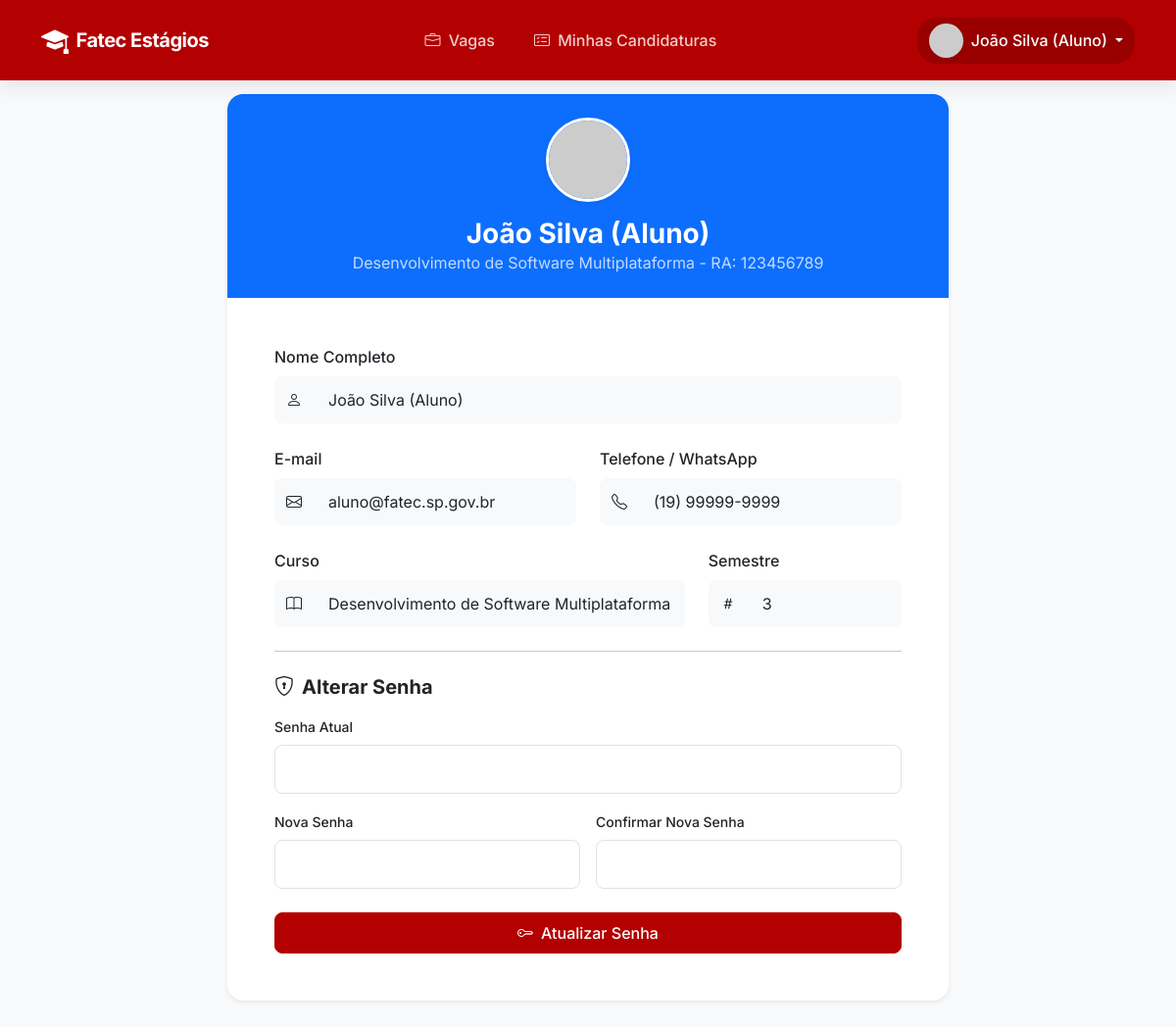
The app's page /perfil_aluno.php (signed in) with its own data.
### tables this page shows
CREATE TABLE IF NOT EXISTS alunos (
    id INT AUTO_INCREMENT PRIMARY KEY,
    usuario_id INT NOT NULL,
    ra VARCHAR(20) UNIQUE NOT NULL,
    curso VARCHAR(100),
    semestre INT,
    telefone VARCHAR(20),
    FOREIGN KEY (usuario_id) REFERENCES usuarios(id) ON DELETE CASCADE
);

CREATE TABLE IF NOT EXISTS usuarios (
    id INT AUTO_INCREMENT PRIMARY KEY,
    nome VARCHAR(100) NOT NULL,
    email VARCHAR(100) UNIQUE NOT NULL,
    senha VARCHAR(255) NOT NULL,
    perfil ENUM('ALUNO', 'EMPRESA', 'ADMIN') NOT NULL,
    status ENUM('ATIVO', 'INATIVO') DEFAULT 'ATIVO',
    data_criacao DATETIME DEFAULT CURRENT_TIMESTAMP
);

### perfil_aluno.php (the view, shortened to what this page needs)
<?php
require_once 'conexao.php';
$stmt = $pdo->prepare("
    SELECT u.nome, u.email, a.ra, a.curso, a.semestre, a.telefone
    FROM usuarios u
    JOIN alunos a ON u.id = a.usuario_id
    WHERE u.id = ?
");
$stmt->execute([$_SESSION['usuario_id']]);
$perfil = $stmt->fetch();
?>
<!DOCTYPE html>
<html lang="pt-BR">
<head>
    <link href="https://cdn.jsdelivr.net/npm/bootstrap@5.3.2/dist/css/bootstrap.min.css" rel="stylesheet">
    <link rel="stylesheet" href="https://cdn.jsdelivr.net/npm/bootstrap-icons@1.11.1/font/bootstrap-icons.css">
    <link rel="stylesheet" href="css/style.css">
</head>
<body class="bg-light">
    <nav class="navbar navbar-expand-lg navbar-dark fixed-top custom-navbar">
        <div class="container">
            <a class="navbar-brand d-flex align-items-center" href="index.php">
                <i class="bi bi-mortarboard-fill fs-3 me-2"></i>
                <span class="fw-bold">Fatec Estágios</span>
            </a>
            <div class="collapse navbar-collapse" id="navbarNav">
                <ul class="navbar-nav mx-auto">
                    <li class="nav-item">
                        <a class="nav-link" href="index.php"><i class="bi bi-briefcase me-1"></i> Vagas</a>
                    </li>
                    <li class="nav-item">
                        <a class="nav-link" href="candidaturas.php"><i class="bi bi-card-checklist me-1"></i> Minhas Candidaturas</a>
                    </li>
                </ul>
                <div class="dropdown user-profile">
                    <a href="#" class="d-flex align-items-center text-white text-decoration-none dropdown-toggle" id="dropdownUser" data-bs-toggle="dropdown" aria-expanded="false">
                        <img src="https://ui-avatars.com/api/?name=<?php echo urlencode($_SESSION['usuario_nome']); ?>&background=ffffff&color=b30000" alt="Avatar" class="rounded-circle me-2" width="35">
                        <span class="fs-6 fw-medium me-1"><?php echo htmlspecialchars($_SESSION['usuario_nome']); ?></span>
                    </a>
                </div>
            </div>
        </div>
    </nav>
    <main class="container mt-5 pt-5 pb-5">
        <div class="row justify-content-center">
            <div class="col-lg-8">
                <div class="card shadow-sm border-0 rounded-4 overflow-hidden">
                    <div class="bg-primary p-4 text-white text-center">
                        <img src="https://ui-avatars.com/api/?name=<?php echo urlencode($perfil['nome']); ?>&size=100&background=ffffff&color=0d6efd" class="rounded-circle shadow-sm mb-3 border border-3 border-white">
                        <h3 class="fw-bold mb-0"><?php echo htmlspecialchars($perfil['nome']); ?></h3>
                        <p class="opacity-75 mb-0"><?php echo htmlspecialchars($perfil['curso']); ?> - RA: <?php echo htmlspecialchars($perfil['ra']); ?></p>
                    </div>
                    <div class="card-body p-4 p-md-5">
                        <div class="row g-4">
                            <div class="col-md-12">
                                <label class="form-label fw-medium">Nome Completo</label>
                                <div class="input-group">
                                    <span class="input-group-text bg-light border-0"><i class="bi bi-person"></i></span>
                                    <input type="text" class="form-control bg-light border-0" value="<?php echo htmlspecialchars($perfil['nome']); ?>" readonly>
                                </div>
                            </div>
                            <div class="col-md-6">
                                <label class="form-label fw-medium">E-mail</label>
                                <div class="input-group">
                                    <span class="input-group-text bg-light border-0"><i class="bi bi-envelope"></i></span>
                                    <input type="email" class="form-control bg-light border-0" value="<?php echo htmlspecialchars($perfil['email']); ?>" readonly>
                                </div>
                            </div>
                            <div class="col-md-6">
                                <label class="form-label fw-medium">Telefone / WhatsApp</label>
                                <div class="input-group">
                                    <span class="input-group-text bg-light border-0"><i class="bi bi-telephone"></i></span>
                                    <input type="text" class="form-control bg-light border-0" value="<?php echo htmlspecialchars($perfil['telefone']); ?>" readonly>
                                </div>
                            </div>
                            <div class="col-md-8">
                                <label class="form-label fw-medium">Curso</label>
                                <div class="input-group">
                                    <span class="input-group-text bg-light border-0"><i class="bi bi-book"></i></span>
                                    <input type="text" class="form-control bg-light border-0" value="<?php echo htmlspecialchars($perfil['curso']); ?>" readonly>
                                </div>
                            </div>
                            <div class="col-md-4">
                                <label class="form-label fw-medium">Semestre</label>
                                <div class="input-group">
                                    <span class="input-group-text bg-light border-0"><i class="bi bi-hash"></i></span>
                                    <input type="number" class="form-control bg-light border-0" value="<?php echo htmlspecialchars($perfil['semestre']); ?>" readonly>
                                </div>
                            </div>
                        </div>
                        <hr class="my-4 opacity-10">
                        <h5 class="fw-bold mb-3"><i class="bi bi-shield-lock me-2"></i>Alterar Senha</h5>
                        <form action="processa_senha.php" method="POST">
                            <div class="row g-3">
                                <div class="col-md-12">
                                    <label class="form-label small fw-medium">Senha Atual</label>
                                    <input type="password" name="senha_atual" class="form-control" required>
                                </div>
                                <div class="col-md-6">
                                    <label class="form-label small fw-medium">Nova Senha</label>
                                    <input type="password" name="nova_senha" class="form-control" required>
                                </div>
                                <div class="col-md-6">
                                    <label class="form-label small fw-medium">Confirmar Nova Senha</label>
                                    <input type="password" name="confirma_senha" class="form-control" required>
                                </div>
                                <div class="col-12 mt-4">
                                    <button type="submit" class="btn btn-primary w-100 rounded-3 py-2">
                                        <i class="bi bi-key me-2"></i>Atualizar Senha
                                    </button>
                                </div>
                            </div>
                        </form>
                    </div>
                </div>
            </div>
        </div>
    </main>
</body>
</html>

### css/style.css (style rules this page uses)
:root { --primary-color: #b30000; --primary-hover: #8c0000; --dark-color: #1a1a1a; --light-bg: #f4f6f9; }
body { font-family: 'Inter', sans-serif; background-color: var(--light-bg); color: var(--dark-color); }
.custom-navbar { background-color: var(--primary-color); box-shadow: 0 4px 20px rgba(0, 0, 0, 0.1); padding: 15px 0; }
.custom-navbar .navbar-brand { font-weight: 700; letter-spacing: -0.5px; }
.custom-navbar .nav-link { color: rgba(255, 255, 255, 0.8) !important; font-weight: 500; padding: 8px 16px !important; border-radius: 8px; transition: all 0.3s ease; margin: 0 4px; }
.user-profile { background: rgba(0, 0, 0, 0.15); padding: 6px 12px; border-radius: 20px; }
.btn-primary { background-color: var(--primary-color); border-color: var(--primary-color); font-weight: 500; border-radius: 8px; transition: all 0.3s ease; }
.form-control, .form-select { border-radius: 8px; padding: 12px 16px; border: 1px solid #dee2e6; transition: all 0.3s ease; }
.input-group-text { border-radius: 8px 0 0 8px; }
.input-group .form-control { border-radius: 0 8px 8px 0; }

### records on screen
alunos: usuario.nome "João Silva (Aluno)", curso "Desenvolvimento de Software Multiplataforma", ra "123456789", usuario.email "aluno@fatec.sp.gov.br", telefone "(19) 99999-9999", semestre "3"

### other values on screen
$_SESSION['usuario_nome'] "João Silva (Aluno)"
